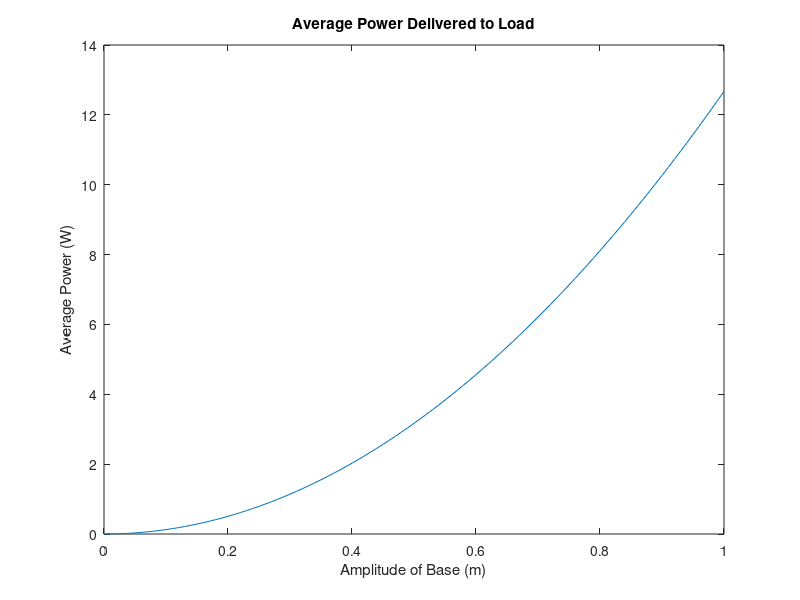

The MATLAB source for this figure:
clc
clear all

Y = 0:0.01:1;
m = 1;
K = 0.1;
wn = 10;
cm = 1.414;
Rint = 0.5;

P = (K^2*m^2*wn^4*Y.^2)/8*cm*(cm*Rint+K^2);
plot(Y,P);
title("Average Power Delivered to Load");
xlabel("Amplitude of Base (m)");
ylabel("Average Power (W)");



